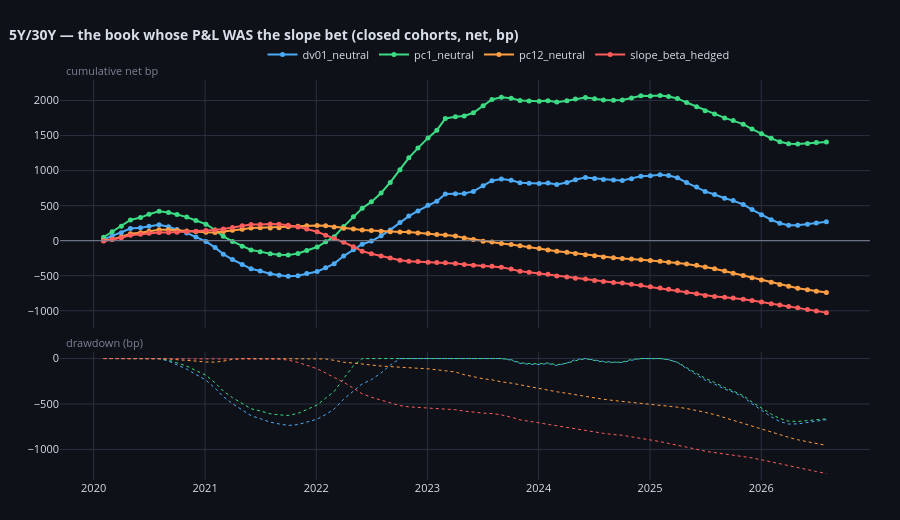

Notebook source saved alongside this figure:
### Code cell
_b530 = {}
for _sz in fns.SIZINGS:
    _b = BK[("5Y/30Y", _sz)]
    _b = _b[_b["closed"].to_numpy(bool)].copy()
    _b["exit"] = pd.to_datetime(_b["exit"])
    _b530[_sz] = _b.sort_values("exit")
compare_curves(_b530,
               title="5Y/30Y — the book whose P&L WAS the slope bet (closed cohorts, net, bp)",
               time_col="exit", pnl_col="net_bp", unit="bp", side_col="gate_direction")
